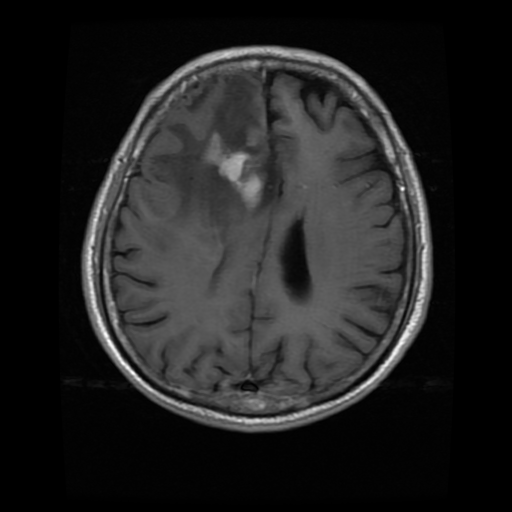
%> input picture matlab/matlab/Matlab ieee/Day 3-Matlab codes/brain.png, 512 x 512 px
$ octave Test19.m   (GNU Octave 9; MATLAB toolbox functions it lacks are replaced by stand-ins)
%> lines starting %> are read from the running program, lines starting %| are printed output that depends on the picture; in (x1, y1, x2, y2) boxes, pixels count from 0 and x2, y2 are one past the last pixel; in counts of white or black regions, pixels touching at a corner belong together; the program's own positions count from 1
% Program to detect the edges in an image
clc;
close all;

I = imread('brain.png');
%> I is the input picture: size 512x512 uint8; min 0, max 255, mean 33
figure,imshow(I);
title('Input Medical Image');

BW1 = edge(I,'sobel');
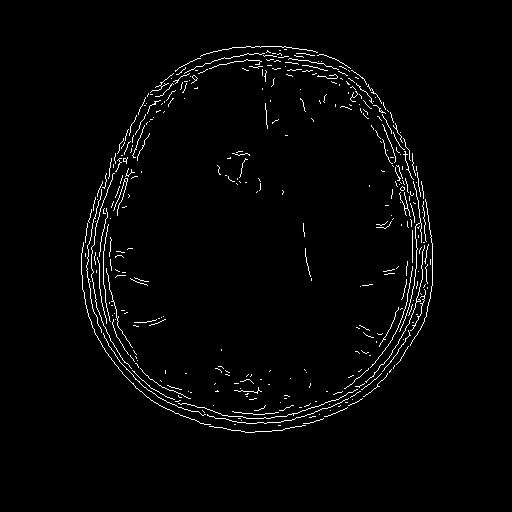
%> BW1: size 512x512 logical; 2.2% white in thin lines or dots, all inside (x1, y1, x2, y2) = (81, 46, 433, 433)
figure,imshow(BW1);
title('Sobel Output');

BW2 = edge(I,'canny');
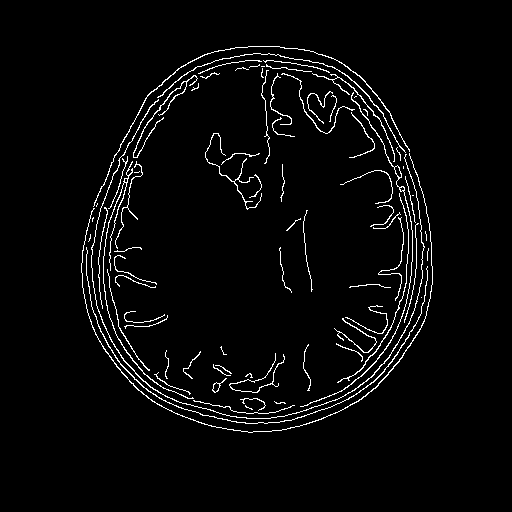
%> BW2: size 512x512 logical; 3.3% white in thin lines or dots, all inside (x1, y1, x2, y2) = (81, 46, 433, 433)
figure,imshow(BW2);
title('Canny Output');

BW3 = edge(I,'prewitt');
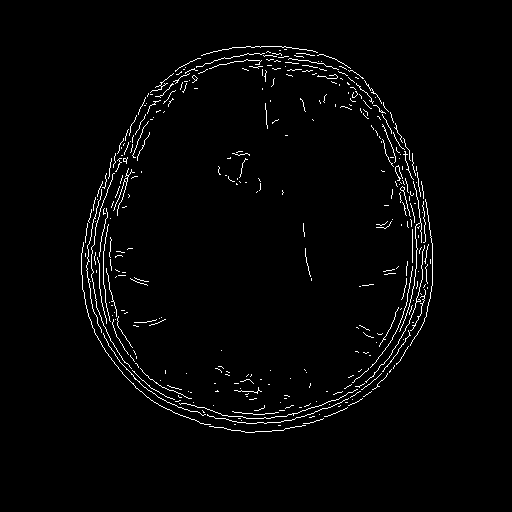
%> BW3: size 512x512 logical; 2.1% white in thin lines or dots, all inside (x1, y1, x2, y2) = (81, 46, 433, 433)
figure,imshow(BW3);
title('Prewitt Output');

BW4 = edge(I,'roberts');
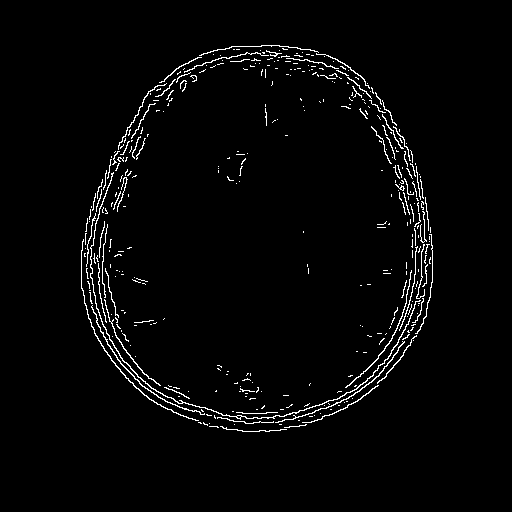
%> BW4: size 512x512 logical; 2.5% white in thin lines or dots, all inside (x1, y1, x2, y2) = (81, 45, 433, 432)
figure,imshow(BW4);
title('Robert Output');

$ run again, with matlab/matlab/Matlab ieee/Day 3-Matlab codes/liver.png copied over matlab/matlab/Matlab ieee/Day 3-Matlab codes/brain.png
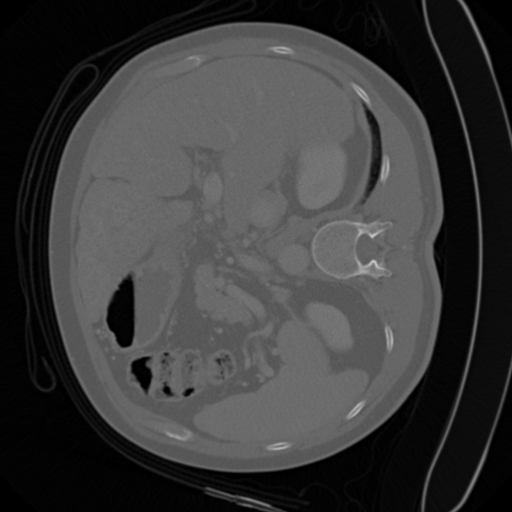
%> input picture matlab/matlab/Matlab ieee/Day 3-Matlab codes/liver.png, 512 x 512 px
%> I is the input picture: size 512x512 uint8; min 0, max 202, mean 58.6
%> `BW1 = edge(I,'sobel');`:
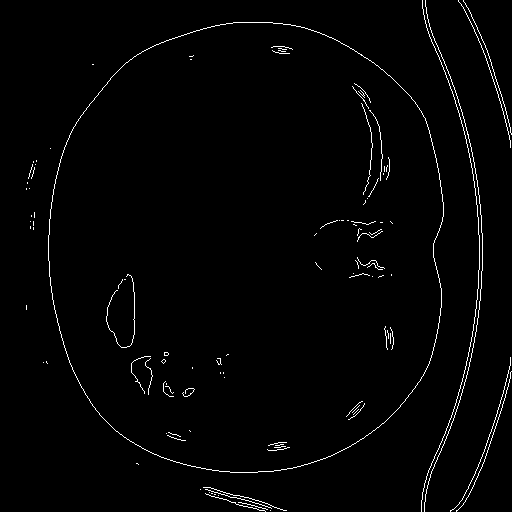
%> BW1: size 512x512 logical; 1.6% white in thin lines or dots
%> BW2: size 512x512 logical; 2.3% white in thin lines or dots
%> BW3: size 512x512 logical; 1.7% white in thin lines or dots
%> `BW4 = edge(I,'roberts');`:
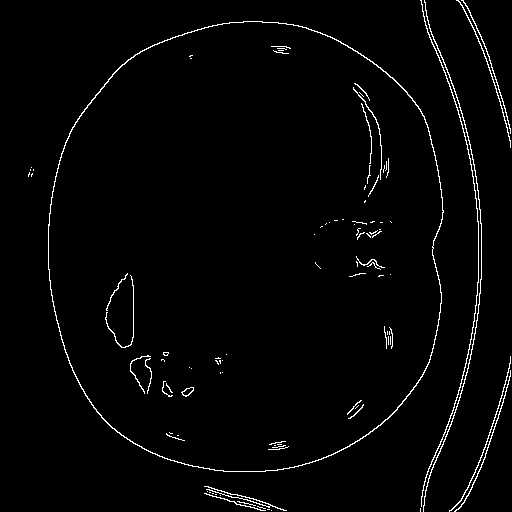
%> BW4: size 512x512 logical; 2.1% white in thin lines or dots
